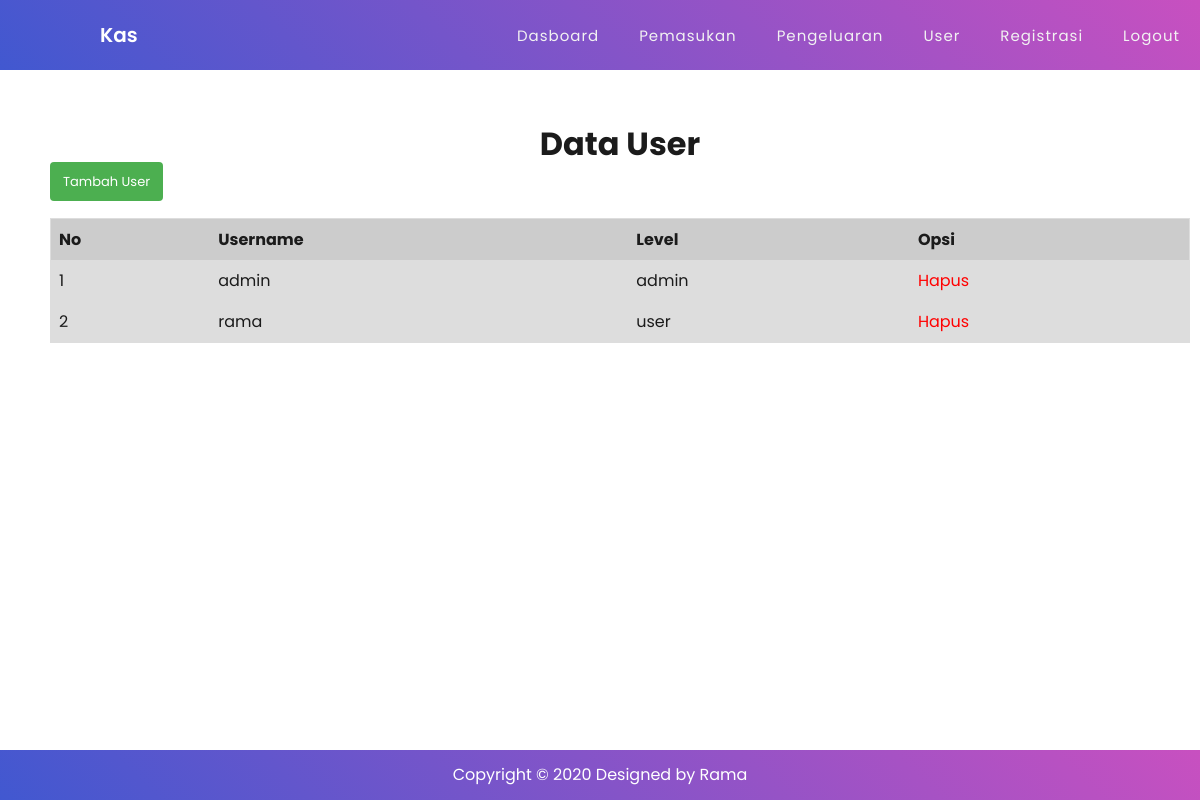
The page /index.php?view=user (signed in) on the database as committed earlier.
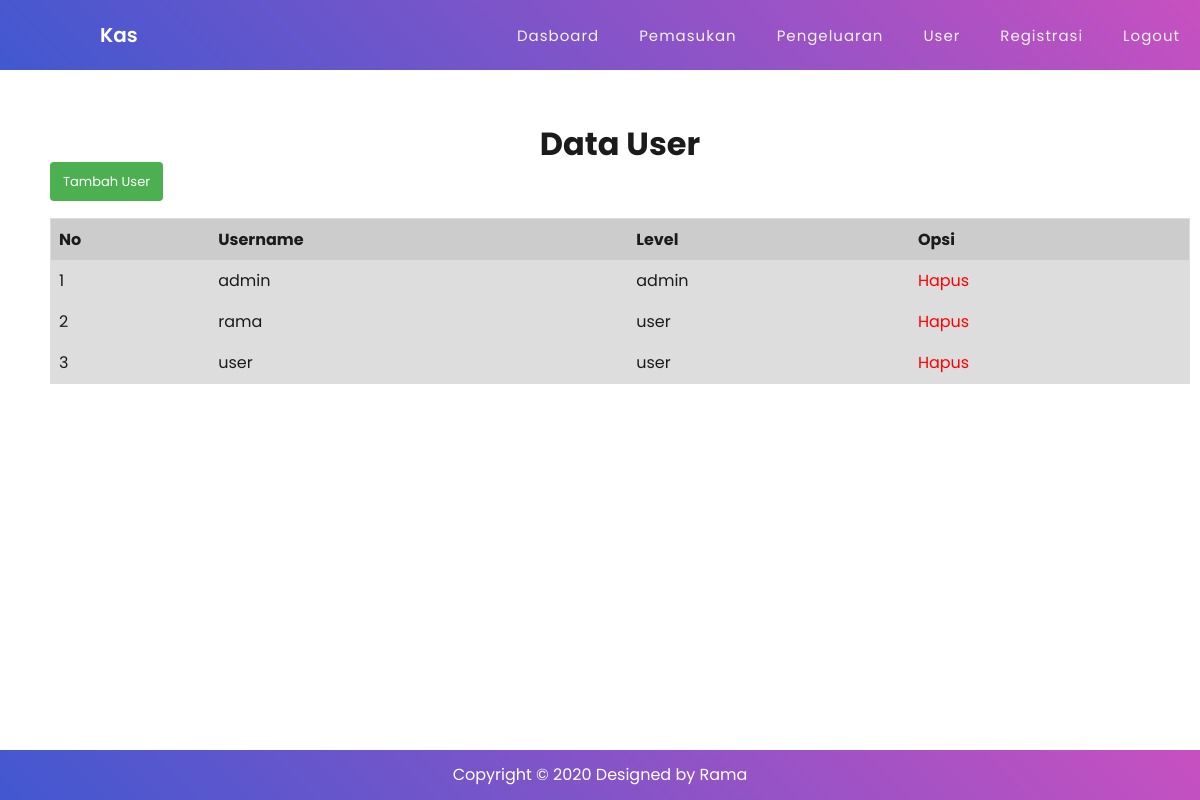
The same page on the database as committed later.
### tables this page shows
CREATE TABLE `user` (
  `id` int(11) NOT NULL,
  `username` varchar(50) NOT NULL,
  `password` varchar(255) NOT NULL,
  `level` varchar(10) NOT NULL
);

### config/config.php (called while the page is built, shortened)
<?php
$connect = mysqli_connect("localhost","root","","app_kas");
function query($query){
    global $connect;
    $result = mysqli_query($connect, $query);
    $rows = [];
    while($row = mysqli_fetch_assoc($result)){
        $rows[] = $row;
    }
    return $rows;
}

### view/admin/user.php (the view)
<?php
    $user = query("SELECT * FROM user");
?>
<h1 style="text-align: center;">Data User</h1>
<a href="registrasi.php" class="button-primary">Tambah User</a>
<br><br>
<div style="overflow-x:auto;">
    <table id="example">
        <thead>
            <tr>
                <th>No</th>
                <th>Username</th>
                <th>Level</th>
                <th>Opsi</th>
            </tr>
        </thead>
        <?php $i = 1; foreach($user as $u) : ?>
            <tbody>
                <tr>
                    <td><?= $i++ ?></td>
                    <td><?= $u['username'] ?></td>
                    <td><?= $u['level'] ?></td>
                    <td>
                        <a href="index.php?view=hapus_user&id=<?= $u['id'] ?>" onclick="return confirm('yakin mau dihapus?')" style="color: red;">Hapus</a>
                    </td>
                </tr>
            </tbody>
        <?php endforeach ?>
    </table>
</div>

Rows that differ between the two databases and show on the page:
added user: username "user", level "user"
